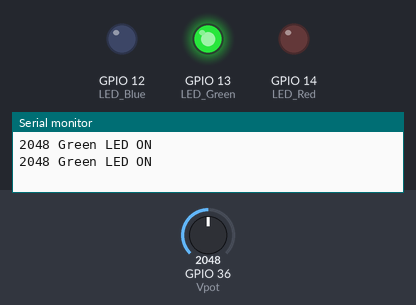
Simulated run of this sketch. Board: ESP32. On the bench: output pins drawn as LEDs (lit = HIGH), the last lines printed to the serial monitor. The inputs (shaded band) are chosen by the test bench; at power-on: GPIO 36 (Vpot) = 2048.

Above: at 1.2 s.
1.3 s: GPIO 36 (Vpot) set to 1325
At 2.6 s:
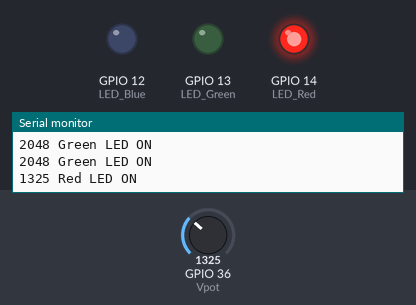
3.5 s: GPIO 36 (Vpot) set to 2770
At 5.2 s:
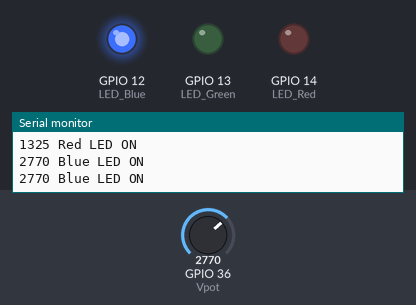
5.5 s: GPIO 36 (Vpot) set to 2690
At 6.9 s:
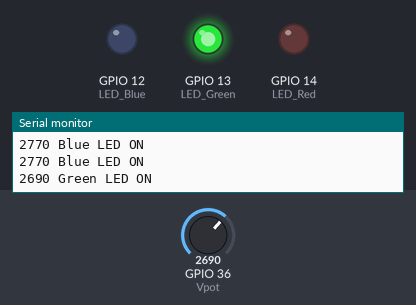
7.5 s: GPIO 36 (Vpot) set to 2866
At 8.5 s:
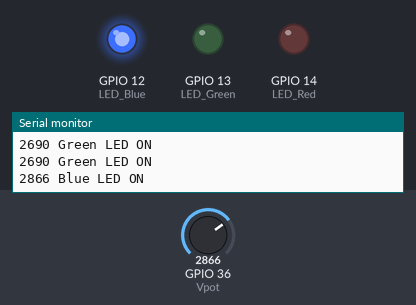
Timing chart, 0 to 10.5 s (numbered marks = the images above; inputs shaded):
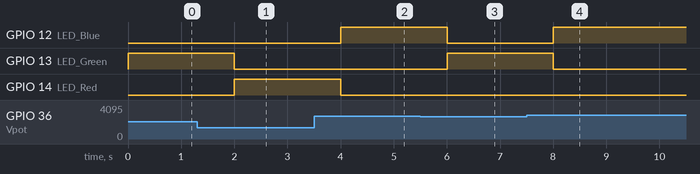

Measured:
- after the input at 1.3 s, GPIO 13 (LED_Green): HIGH → LOW after 0.70 s; GPIO 14 (LED_Red): LOW → HIGH after 0.70 s
- after the input at 3.5 s, GPIO 12 (LED_Blue): LOW → HIGH after 0.50 s; GPIO 14 (LED_Red): HIGH → LOW after 0.50 s
- after the input at 5.5 s, GPIO 12 (LED_Blue): HIGH → LOW after 0.50 s; GPIO 13 (LED_Green): LOW → HIGH after 0.50 s
- after the input at 7.5 s, GPIO 12 (LED_Blue): LOW → HIGH after 0.51 s; GPIO 13 (LED_Green): HIGH → LOW after 0.51 s

The sketch:

8_AnalogReadSerialMonitor.ino
```cpp
#define LED_Green 13
#define LED_Red 14
#define LED_Blue 12
const byte Vpot = 36;

void setup() {

  Serial.begin(9600); //initialize Serial Communication at 9600 bits per second
  pinMode(LED_Green, OUTPUT);
  pinMode(LED_Red, OUTPUT);
  pinMode(LED_Blue, OUTPUT);
  digitalWrite(LED_Green, LOW);
  digitalWrite(LED_Red, LOW);
  digitalWrite(LED_Blue, LOW);
}
void loop() {

  if (analogRead(Vpot)< 1365){
    Serial.print(analogRead(Vpot)); //Writes value to the serial monitor
    Serial.println(" Red LED ON");
    digitalWrite(LED_Green, LOW);
    digitalWrite(LED_Red, HIGH);
    digitalWrite(LED_Blue, LOW);
    delay(1000);
  }
    else if (1365<analogRead(Vpot) && analogRead(Vpot)< 2730){
    Serial.print(analogRead(Vpot));
    Serial.println(" Green LED ON");
    digitalWrite(LED_Green, HIGH);
    digitalWrite(LED_Red, LOW);
    digitalWrite(LED_Blue, LOW);
    delay(1000);
  }
    else if (analogRead(Vpot)> 2730){
    Serial.print(analogRead(Vpot));
    Serial.println(" Blue LED ON");
    digitalWrite(LED_Green, LOW);
    digitalWrite(LED_Red, LOW);
    digitalWrite(LED_Blue, HIGH);
    delay(1000);
  }
    else {
    Serial.println(analogRead(Vpot));
    Serial.println("Error");
    digitalWrite(LED_Green, LOW);
    digitalWrite(LED_Red, LOW);
    digitalWrite(LED_Blue, LOW);
    delay(1000);
  }
}
```
